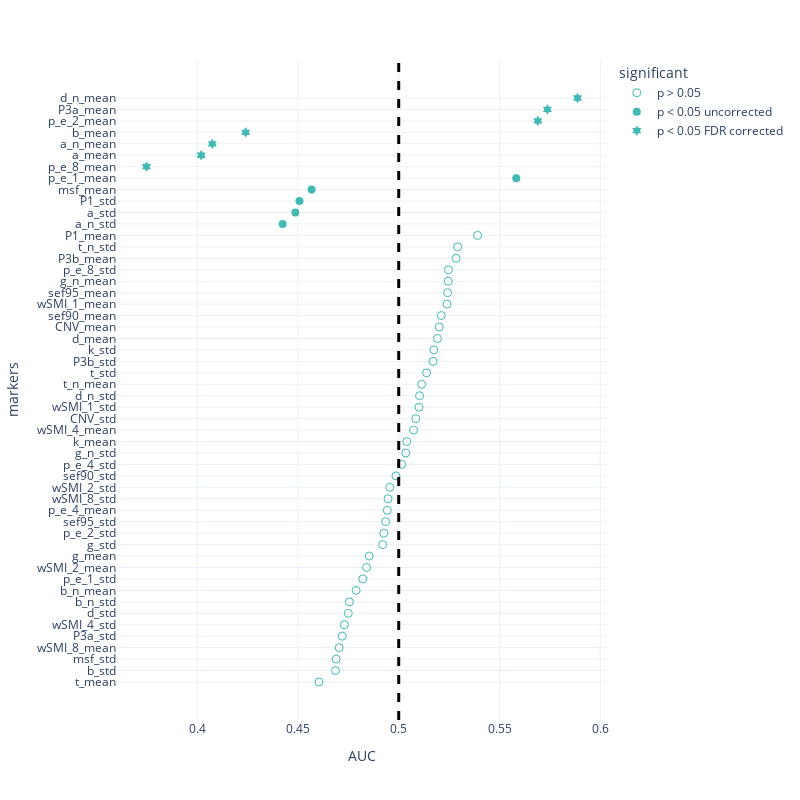

Notebook source saved alongside this figure:
### Code cell
segment_mw_roc = pd.read_csv('Data/univariate_roc_mw_segment.csv')
fig = px.scatter(segment_mw_roc.sort_values(by = 'AUC'),x = 'AUC', y = 'markers', template = "plotly_white", symbol = 'significant', 
                 symbol_sequence = ['circle-open','circle','hexagram' ],
#                  color = 'significant',
                 color_discrete_sequence = [lblue, green,orange, pink], 
                 
                 category_orders = {'significant': ['p > 0.05','p < 0.05 uncorrected', 'p < 0.05 FDR corrected']})
fig.add_vline(x=0.5, line_width=3, line_dash="dash", line_color="black")

fig.update_traces(marker=dict(size = 8))
fig.update_layout(
    autosize=False,
    width=800,
    height=800,
    yaxis = {
            'showticklabels': True,
            'tickmode': 'linear',
        }
    
)
fig.show()
pio.write_json(fig, 'Figs/univariate_roc_mw_segment.plotly')
# fig.write_image('Figs/univariate_roc_mw_segment.png')

### Figure 1 — Plotly figure (JSON) as saved in the notebook; plotly's stock layout.template omitted (floating-point values rounded to 4 significant figures)
{"data": [{"hovertemplate": "significant=p > 0.05<br>AUC=%{x}<br>markers=%{y}<extra></extra>", "legendgroup": "p > 0.05", "marker": {"color": "#42B9B2", "size": 8, "symbol": "circle-open"}, "mode": "markers", "name": "p > 0.05", "orientation": "h", "showlegend": true, "type": "scatter", "x": [0.4604, 0.4686, 0.469, 0.4705, 0.472, 0.473, 0.475, 0.4755, 0.4789, 0.4822, 0.4841, 0.4854, 0.492, 0.4926, 0.4935, 0.4943, 0.4947, 0.4956, 0.4986, 0.5014, 0.5035, 0.504, 0.5073, 0.5085, 0.5101, 0.5103, 0.5114, 0.5138, 0.517, 0.5174, 0.5192, 0.5201, 0.5211, 0.5239, 0.5242, 0.5245, 0.5247, 0.5284, 0.5292, 0.5391], "xaxis": "x", "y": ["t_mean", "b_std", "msf_std", "wSMI_8_mean", "P3a_std", "wSMI_4_std", "d_std", "b_n_std", "b_n_mean", "p_e_1_std", "wSMI_2_mean", "g_mean", "g_std", "p_e_2_std", "sef95_std", "p_e_4_mean", "wSMI_8_std", "wSMI_2_std", "sef90_std", "p_e_4_std", "g_n_std", "k_mean", "wSMI_4_mean", "CNV_std", "wSMI_1_std", "d_n_std", "t_n_mean", "t_std", "P3b_std", "k_std", "d_mean", "CNV_mean", "sef90_mean", "wSMI_1_mean", "sef95_mean", "g_n_mean", "p_e_8_std", "P3b_mean", "t_n_std", "P1_mean"], "yaxis": "y"}, {"hovertemplate": "significant=p < 0.05 uncorrected<br>AUC=%{x}<br>markers=%{y}<extra></extra>", "legendgroup": "p < 0.05 uncorrected", "marker": {"color": "#42B9B2", "size": 8, "symbol": "circle"}, "mode": "markers", "name": "p < 0.05 uncorrected", "orientation": "h", "showlegend": true, "type": "scatter", "x": [0.4424, 0.4487, 0.4507, 0.4568, 0.5583], "xaxis": "x", "y": ["a_n_std", "a_std", "P1_std", "msf_mean", "p_e_1_mean"], "yaxis": "y"}, {"hovertemplate": "significant=p < 0.05 FDR corrected<br>AUC=%{x}<br>markers=%{y}<extra></extra>", "legendgroup": "p < 0.05 FDR corrected", "marker": {"color": "#42B9B2", "size": 8, "symbol": "hexagram"}, "mode": "markers", "name": "p < 0.05 FDR corrected", "orientation": "h", "showlegend": true, "type": "scatter", "x": [0.3749, 0.402, 0.4075, 0.4241, 0.569, 0.5738, 0.5887], "xaxis": "x", "y": ["p_e_8_mean", "a_mean", "a_n_mean", "b_mean", "p_e_2_mean", "P3a_mean", "d_n_mean"], "yaxis": "y"}], "layout": {"autosize": false, "height": 800, "legend": {"title": {"text": "significant"}, "tracegroupgap": 0}, "margin": {"t": 60}, "shapes": [{"line": {"color": "black", "dash": "dash", "width": 3}, "type": "line", "x0": 0.5, "x1": 0.5, "xref": "x", "y0": 0, "y1": 1, "yref": "y domain"}], "width": 800, "xaxis": {"anchor": "y", "autorange": true, "domain": [0, 1], "range": [0.3602, 0.6033], "title": {"text": "AUC"}, "type": "linear"}, "yaxis": {"anchor": "x", "autorange": true, "domain": [0, 1], "range": [-3.318, 54.32], "showticklabels": true, "tickmode": "linear", "title": {"text": "markers"}, "type": "category"}}}
